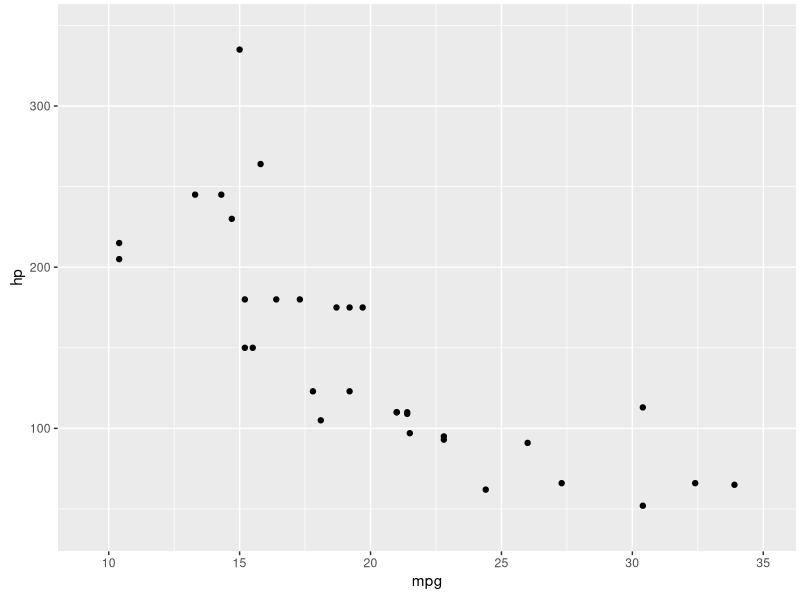
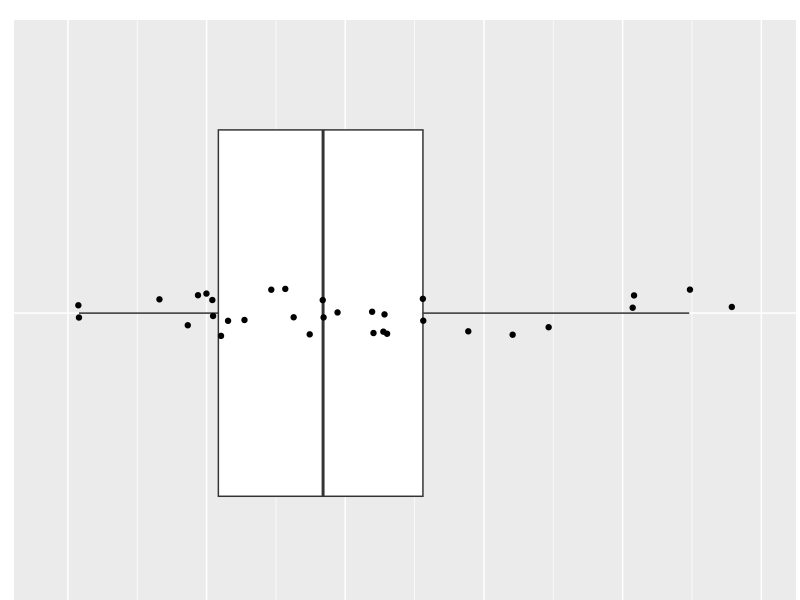
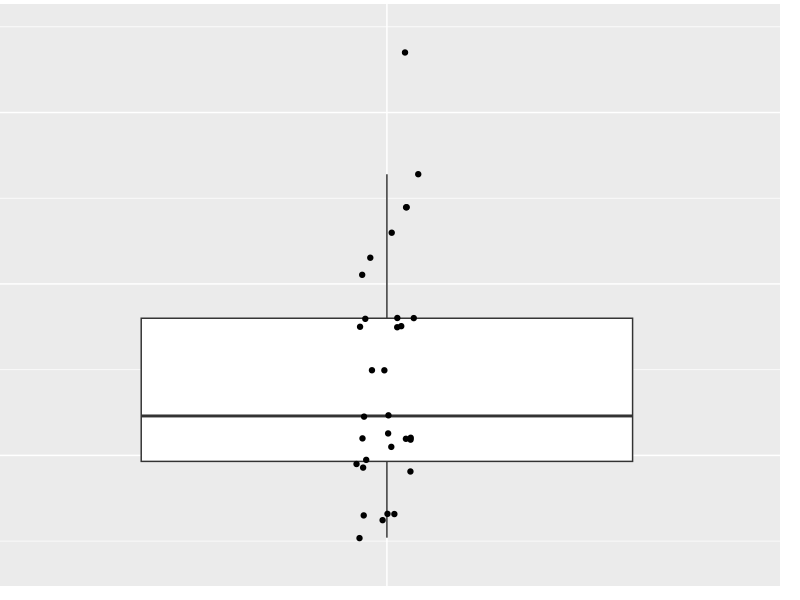

The R source for these figures, in order: (Note: this script raises an error after producing the figures.)

library(ggplot2)
library(gtable)
data(mtcars)

# Main scatterplot
p1 <- ggplot(mtcars, aes(mpg, hp)) + 
  geom_point() +
  scale_x_continuous(expand = c(0, 0)) +
  scale_y_continuous(expand = c(0, 0)) +
  expand_limits(y = c(min(mtcars$hp) - .1*diff(range(mtcars$hp)), 
                      max(mtcars$hp) + .1*diff(range(mtcars$hp))))  +
  expand_limits(x = c(min(mtcars$mpg) - .1*diff(range(mtcars$mpg)), 
                      max(mtcars$mpg) + .1*diff(range(mtcars$mpg))))  +
  theme(plot.margin= unit(c(.2, .2, .5, .5), "lines"))
  

# Horizontal marginal boxplot - to appear at the top of the chart
p2 <- ggplot(mtcars, aes(x = factor(1), y = mpg)) + 
  geom_boxplot(outlier.colour = NA) +
  geom_jitter(position = position_jitter(width = 0.05)) +
  scale_y_continuous(expand = c(0, 0)) +
  expand_limits(y = c(min(mtcars$mpg) - .1*diff(range(mtcars$mpg)), 
                      max(mtcars$mpg) + .1*diff(range(mtcars$mpg))))  +
  coord_flip() +
  theme(axis.text = element_blank(),
        axis.title = element_blank(),
        axis.ticks =  element_blank(),
        plot.margin= unit(c(1, .2, -.5, 0.5), "lines"))
                 
# Vertical marginal boxplot - to appear at the right of the chart
p3 <- ggplot(mtcars, aes(x = factor(1), y = hp)) + 
  geom_boxplot(outlier.colour = NA) +
  geom_jitter(position = position_jitter(width = 0.05)) +
  scale_y_continuous(expand = c(0, 0)) +
  expand_limits(y = c(min(mtcars$hp) - .1*diff(range(mtcars$hp)), 
                      max(mtcars$hp) + .1*diff(range(mtcars$hp))))  +
  theme(axis.text = element_blank(),
        axis.title = element_blank(),
        axis.ticks =  element_blank(),
        plot.margin= unit(c(.2, 1, 0.5, -.5), "lines"))

# Get the gtables
gt1 <- ggplot_gtable(ggplot_build(p1))
gt2 <- ggplot_gtable(ggplot_build(p2))
gt3 <- ggplot_gtable(ggplot_build(p3))

# Get maximum widths and heights for x-axis and y-axis title and text
maxWidth = unit.pmax(gt1$widths[2:3], gt2$widths[2:3])
maxHheight = unit.pmax(gt1$heights[4:5], gt3$heights[4:5])

# Set the maximums in the gtables for gt1, gt2 and gt3
gt1$widths[2:3] <- as.list(maxWidth)
gt2$widths[2:3] <- as.list(maxWidth)

gt1$heights[4:5] <- as.list(maxWidth)
gt3$heights[4:5] <- as.list(maxWidth)

# Combine the scatterplot with the two marginal boxplots
# Create a new gtable
gt <- gtable(widths = unit(c(7, 1), "null"), height = unit(c(1, 7), "null"))

# Instert gt1, gt2 and gt3 into the new gtable
gt <- gtable_add_grob(gt, gt1, 2, 1)
gt <- gtable_add_grob(gt, gt2, 1, 1)
gt <- gtable_add_grob(gt, gt3, 2, 2)

#png("ScatterBoxplot.png", 550, 550, "px")
# And render the plot
grid.newpage()
grid.draw(gt)

grid.rect(x = 0.5, y = 0.5, height = .995, width = .995, default.units = "npc",
          gp = gpar(col="black", fill = NA, lwd = 1)) 
#dev.off()
